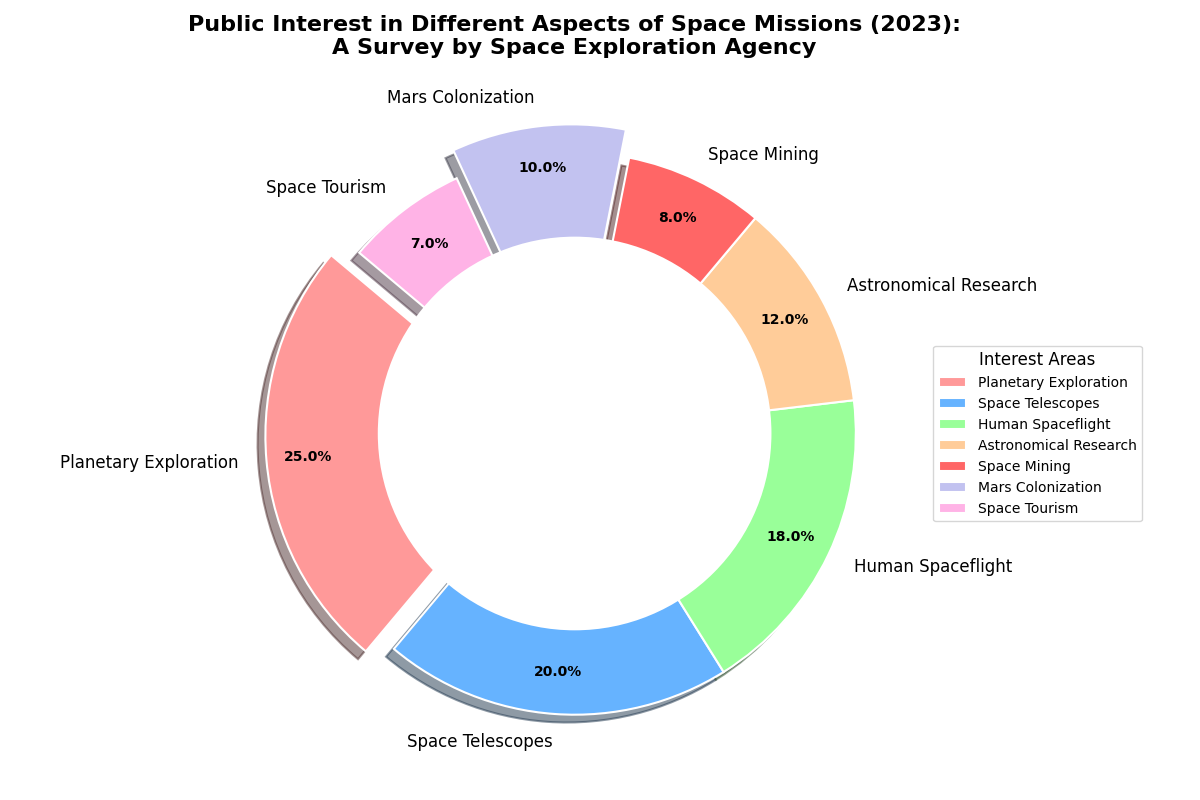

Source code (Python):
import matplotlib.pyplot as plt

# Updated data for public interest in space missions (in percentage)
categories = [
    'Planetary Exploration', 
    'Space Telescopes', 
    'Human Spaceflight', 
    'Astronomical Research', 
    'Space Mining',
    'Mars Colonization',
    'Space Tourism'
]
interest = [25, 20, 18, 12, 8, 10, 7]

# Define colors for each category
colors = ['#ff9999', '#66b3ff', '#99ff99', '#ffcc99', '#ff6666', '#c2c2f0', '#ffb3e6']

# Create the pie chart
fig, ax = plt.subplots(figsize=(12, 8), subplot_kw=dict(aspect="equal"))

# Plot the pie chart
wedges, texts, autotexts = ax.pie(
    interest, 
    labels=categories, 
    autopct='%1.1f%%', 
    startangle=140, 
    colors=colors, 
    pctdistance=0.85, 
    wedgeprops=dict(edgecolor='white', linewidth=1.5),
    explode=(0.1, 0, 0, 0, 0, 0.1, 0),  # Slightly explode the 'Planetary Exploration' and 'Mars Colonization'
    shadow=True
)

# Customize the autotexts (percentages) on pie wedges
for autotext in autotexts:
    autotext.set_color('black')
    autotext.set_fontsize(10)
    autotext.set_fontweight('bold')

# Adjust labels for better readability
for text in texts:
    text.set_fontsize(12)
    text.set_fontweight('normal')

# Add a title
ax.set_title(
    "Public Interest in Different Aspects of Space Missions (2023):\n"
    "A Survey by Space Exploration Agency",
    fontsize=16, fontweight='bold', pad=20
)

# Add a legend
ax.legend(
    wedges, categories, 
    title="Interest Areas", loc='center left', bbox_to_anchor=(1, 0, 0.5, 1),
    fontsize=10, title_fontsize='12'
)

# Draw a circle at the center to transform the pie chart into a donut chart
centre_circle = plt.Circle((0, 0), 0.70, fc='white')
ax.add_artist(centre_circle)

# Automatically adjust layout to prevent overlap and clipping
plt.tight_layout()

plt.show()
